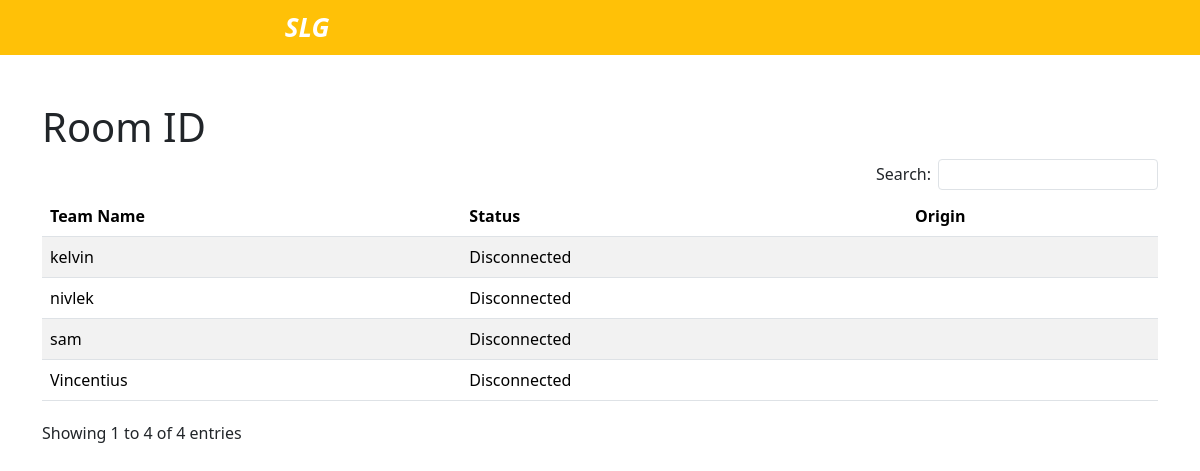
The page /waitingRoom2.php on the database its author committed.
### tables this page shows
CREATE TABLE `user` (
  `team_name` varchar(10) NOT NULL,
  `password` varchar(5) NOT NULL,
  `ship` longtext NOT NULL CHECK (json_valid(`ship`)),
  `status` int(1) DEFAULT NULL,
  `id_room` int(4) NOT NULL,
  `origin` text DEFAULT NULL,
  `revenue` int(255) NOT NULL,
  `round` int(11) NOT NULL,
  `pindah` text NOT NULL,
  `finish` int(11) NOT NULL,
  `chance` int(11) NOT NULL,
  `max_chances` int(11) NOT NULL
);

### waitingRoom2.php (the view, shortened to what this page needs)
<?php
require 'connect.php';
?>
<!DOCTYPE html>
<html lang="en">
<head>
    <link rel="stylesheet" href="https://cdn.jsdelivr.net/npm/sweetalert2@11/dist/sweetalert2.min.css" id="theme-styles" />
    <link href="https://cdn.jsdelivr.net/npm/bootstrap@5.3.2/dist/css/bootstrap.min.css" rel="stylesheet">
    <link rel="stylesheet" type="" href="https://cdn.datatables.net/1.13.7/css/dataTables.bootstrap5.min.css">
</head>
<body>
    <nav class="navbar navbar-dark bg-warning navbar-expand d-flex justify-content-around" style="width: 100%;">
        <div>
            <a href="#" class="navbar-brand disabled" style="font-style: italic; font-weight:bold; font-size:26px">SLG</a>
        </div>
    </nav>
    <div class="container">
        <div class="row mt-5">
            <h1>
                Room ID
            </h1>
            <table class="table table-striped" id="userTable">
                <thead>
                    <tr>
                        <th scope="col">Team Name</th>
                        <th scope="col">Status</th>
                        <th scope="col">Origin</th>
                    </tr>
                </thead>
                <tbody>
                    <?php
                    if (isset($_SESSION['usernameADM'])) {
                        $room = $_SESSION['roomID_admin'];
                    } else {
                        $room = $_SESSION['roomID'];
                    }
                    $sql = "SELECT * FROM user WHERE id_room = '$room' ";
                    $result = mysqli_query($con, $sql);
                    while ($row = mysqli_fetch_array($result)) {
                        if ($row[3] == 1) {
                            $val = 'Connected';
                        } else {
                            $val = 'Disconnected';
                        }
                        echo "<tr>
                            <td>$row[0]</td>
                            <td>$val</td>
                            <td>$row[5]</td>
                            </tr>
                        ";
                    }
                    ?>
                </tbody>
            </table>
            <div class="row mt-2">
            </div>
        </div>
    </div>
</body>
</html>

### rows shown on the page
user: team_name "kelvin", status "Disconnected"
user: team_name "nivlek", status "Disconnected"
user: team_name "sam", status "Disconnected"
user: team_name "Vincentius", status "Disconnected"
